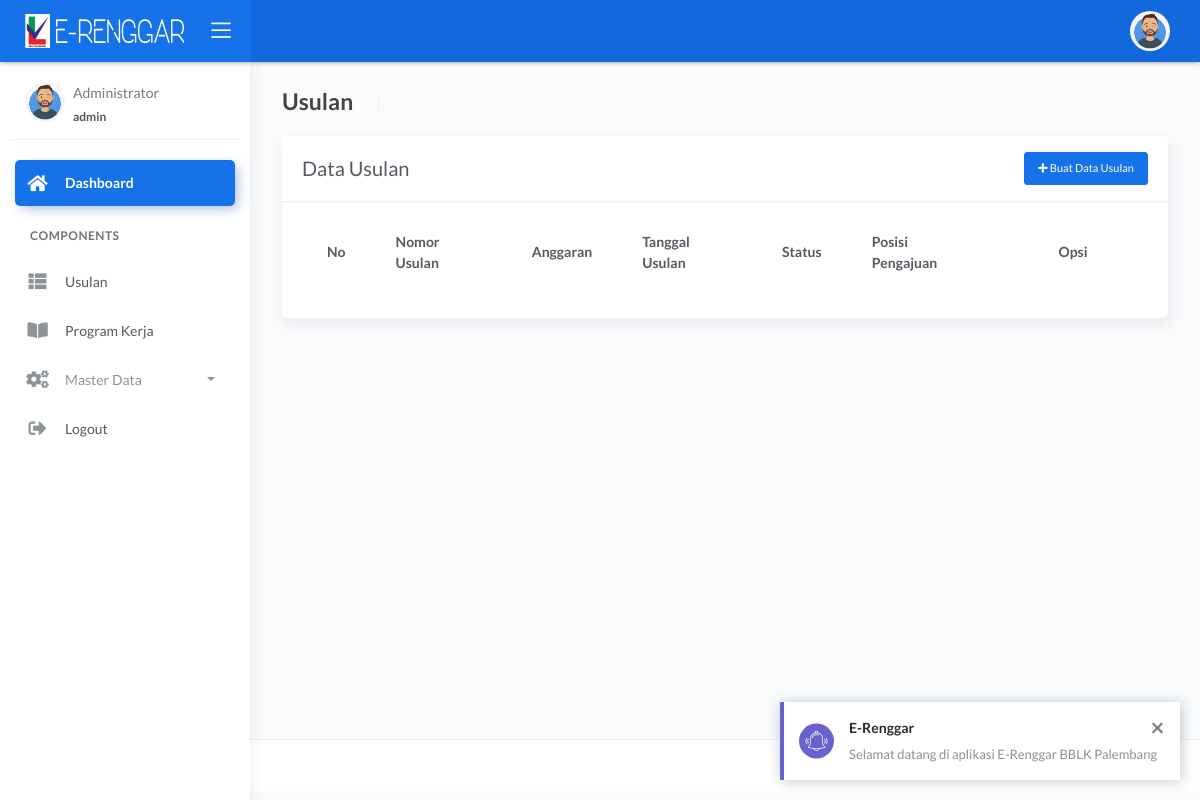
/instalasi/usulan.php (signed in), run on an earlier commit of the app's database.
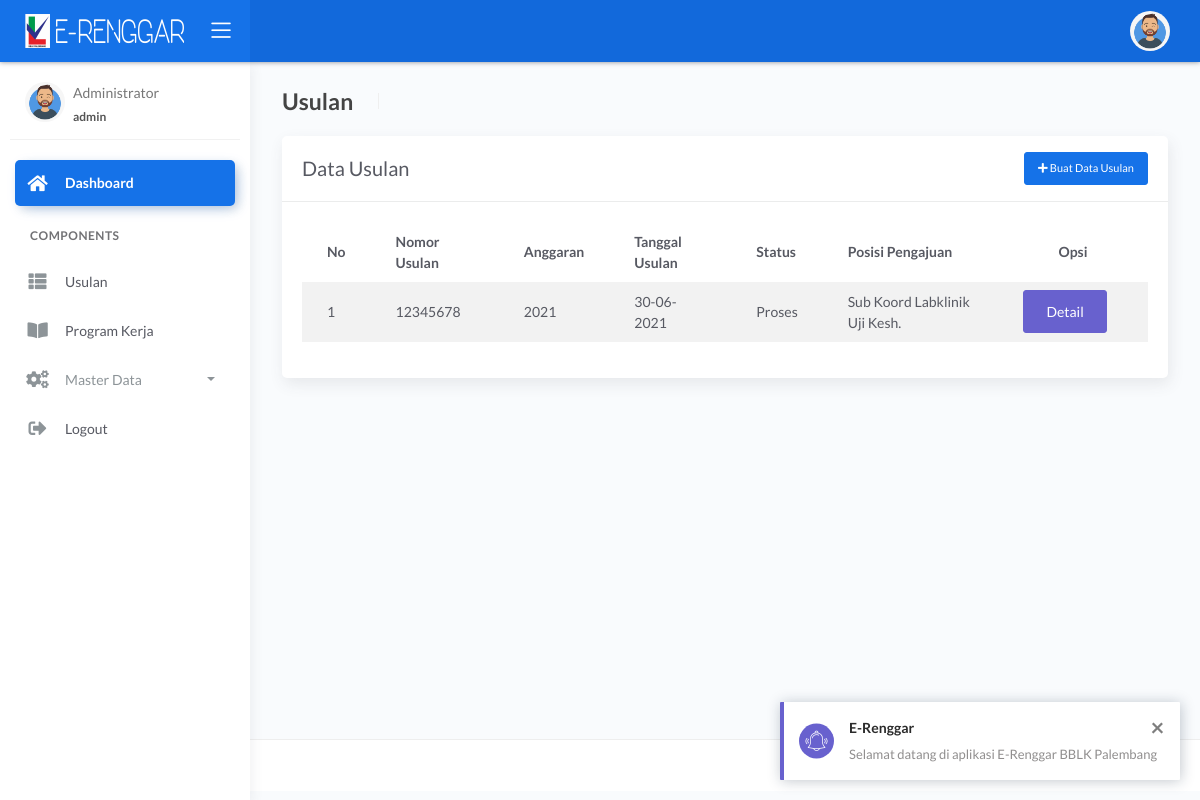
And on a later commit of the database.
### tables this page shows
CREATE TABLE `usulan` (
  `id_usulan` int(11) NOT NULL,
  `id_user` int(11) NOT NULL,
  `no_usulan` varchar(255) NOT NULL,
  `anggaran` varchar(10) NOT NULL,
  `tgl_usulan` date NOT NULL,
  `sent` int(11) NOT NULL,
  `status` varchar(255) DEFAULT 'Pengajuan',
  `tgl_kirim` date DEFAULT NULL,
  `posisi` varchar(255) DEFAULT NULL,
  `catatan` text DEFAULT NULL,
  `created_at` datetime DEFAULT current_timestamp(),
  `updated_at` datetime DEFAULT NULL ON UPDATE current_timestamp()
);

### instalasi/usulan.php (the view, shortened to what this page needs)
<?php include 'header.php';
?>
<div class="main-panel">
	<div class="content">
		<div class="page-inner">
			<div class="page-header">
				<h4 class="page-title">Usulan</h4>
				<ul class="breadcrumbs">
				</ul>
			</div>
			<div class="row">
				<div class="col-12">
					<div class="card">
							<div class="card-header">
							<h4 class="card-title">Data Usulan <button type="button" class="btn btn-sm btn-primary" data-toggle="modal" data-target="#exampleModal" style="float: right;">
								<span class="fas fa-plus"></span> Buat Data Usulan</button></h4>
							</div>
						<div class="card-body">
							<div class="table-responsive">
								<table id="multi-filter-select" class="display table table-striped table-hover" >
									<thead>
										<tr>
											<th>No</th>
											<th>Nomor Usulan</th>
											<th>Anggaran</th>
											<th>Tanggal Usulan</th>
											<th>Status</th>
											<th>Posisi Pengajuan</th>
											<th width="150px"><center>Opsi</center></th>
										</tr>
									</thead>
									<tbody>
										<?php
											 $query = mysqli_query($koneksi,"SELECT * FROM usulan");
									        $no=1;
											 while ($d = mysqli_fetch_array($query)) :?>
											<tr>
												<td><?php echo $no++; ?></td>
												<td><?= $d["no_usulan"]; ?></td>
												<td><?= $d["anggaran"]; ?></td>
												<td><?= date_format(new DateTime($d['tgl_usulan']),"d-m-Y") ?></td>
												<td><?= $d["status"]; ?></td>
												<td><?= $d["posisi"]; ?></td>
												<td>
													<div class="btn-group" role="group" aria-label="Basic example">
														<a href="detail-usulan.php?id_usulan=<?= $d['id_usulan']; ?>" type="button" class="btn btn-secondary">Detail</a>&nbsp;
													</div>
												</td>
											</tr>
											<?php endwhile;?>
										</tbody>
									</table>
								</div>
							</div>
						</div>
					</div>
				</div>
			</div>
		</div>
		<?php include 'footer.php';?>

What changed in the data, as far as the page shows it:
added usulan: no_usulan "12345678", anggaran "2021", tgl_usulan "30-06-2021", status "Proses", posisi "Sub Koord Labklinik Uji Kesh."
